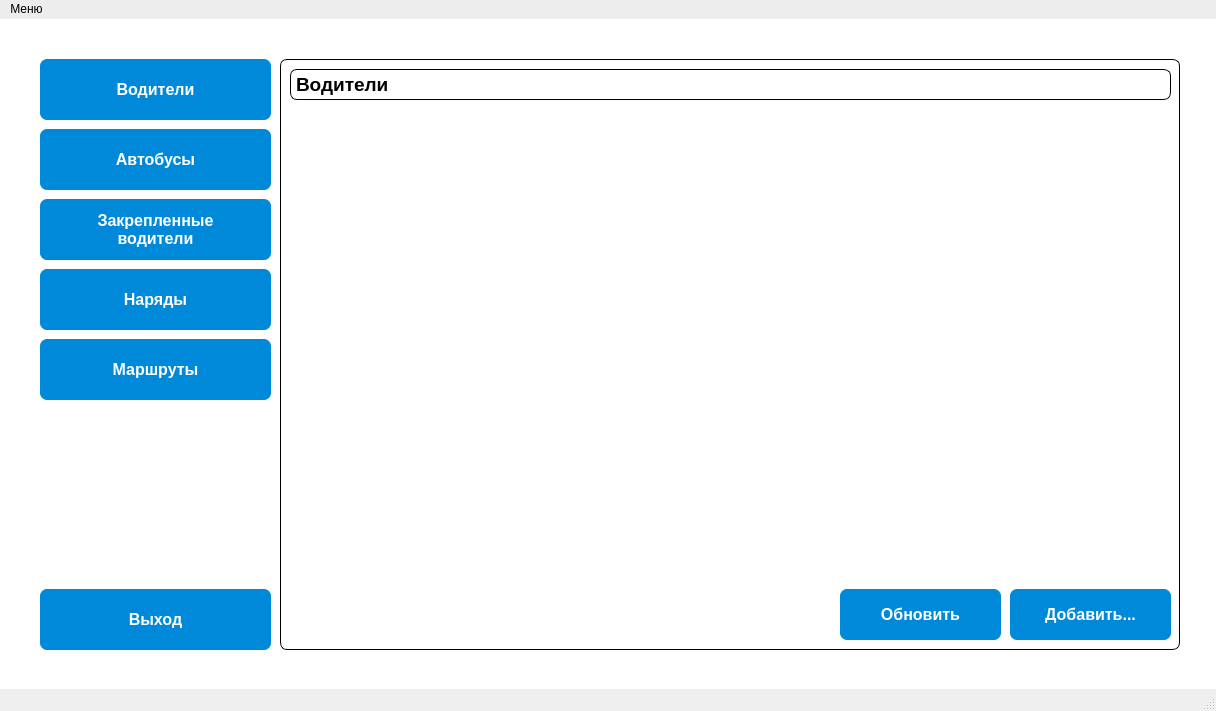
<?xml version="1.0" encoding="UTF-8"?>
<ui version="4.0">
 <class>MainWindow</class>
 <widget class="QMainWindow" name="MainWindow">
  <property name="geometry">
   <rect>
    <x>0</x>
    <y>0</y>
    <width>1216</width>
    <height>711</height>
   </rect>
  </property>
  <property name="sizePolicy">
   <sizepolicy hsizetype="Preferred" vsizetype="Preferred">
    <horstretch>0</horstretch>
    <verstretch>0</verstretch>
   </sizepolicy>
  </property>
  <property name="minimumSize">
   <size>
    <width>800</width>
    <height>600</height>
   </size>
  </property>
  <property name="windowTitle">
   <string>Autopark</string>
  </property>
  <property name="windowIcon">
   <iconset resource="icon.qrc">
    <normaloff>:/new/img/icon.jpg</normaloff>:/new/img/icon.jpg</iconset>
  </property>
  <widget class="QWidget" name="centralwidget">
   <widget class="QPushButton" name="pushButtonDriver">
    <property name="geometry">
     <rect>
      <x>40</x>
      <y>40</y>
      <width>231</width>
      <height>61</height>
     </rect>
    </property>
    <property name="font">
     <font>
      <pointsize>12</pointsize>
      <bold>true</bold>
     </font>
    </property>
    <property name="styleSheet">
     <string notr="true">QPushButton{
	background-color: #0089D9;
	border: none;
	color: white;
	border-radius: 7px;
}

QPushButton:pressed{
	background: #00598C;}</string>
    </property>
    <property name="text">
     <string>Водители</string>
    </property>
   </widget>
   <widget class="QPushButton" name="pushButtonRoutes">
    <property name="geometry">
     <rect>
      <x>40</x>
      <y>320</y>
      <width>231</width>
      <height>61</height>
     </rect>
    </property>
    <property name="font">
     <font>
      <pointsize>12</pointsize>
      <bold>true</bold>
     </font>
    </property>
    <property name="styleSheet">
     <string notr="true">QPushButton{
	background-color: #0089D9;
	border: none;
	color: white;
	border-radius: 7px;
}

QPushButton:pressed{
	background: #00598C;}</string>
    </property>
    <property name="text">
     <string>Маршруты</string>
    </property>
   </widget>
   <widget class="QPushButton" name="pushButtonItinerary">
    <property name="geometry">
     <rect>
      <x>40</x>
      <y>250</y>
      <width>231</width>
      <height>61</height>
     </rect>
    </property>
    <property name="font">
     <font>
      <pointsize>12</pointsize>
      <bold>true</bold>
     </font>
    </property>
    <property name="styleSheet">
     <string notr="true">QPushButton{
	background-color: #0089D9;
	border: none;
	color: white;
	border-radius: 7px;
}

QPushButton:pressed{
	background: #00598C;}</string>
    </property>
    <property name="text">
     <string>Наряды</string>
    </property>
   </widget>
   <widget class="QPushButton" name="pushButtonAutoDriver">
    <property name="geometry">
     <rect>
      <x>40</x>
      <y>180</y>
      <width>231</width>
      <height>61</height>
     </rect>
    </property>
    <property name="font">
     <font>
      <pointsize>12</pointsize>
      <bold>true</bold>
     </font>
    </property>
    <property name="styleSheet">
     <string notr="true">QPushButton{
	background-color: #0089D9;
	border: none;
	color: white;
	border-radius: 7px;
}

QPushButton:pressed{
	background: #00598C;}</string>
    </property>
    <property name="text">
     <string>Закрепленные
водители</string>
    </property>
   </widget>
   <widget class="QPushButton" name="pushButtonAuto">
    <property name="geometry">
     <rect>
      <x>40</x>
      <y>110</y>
      <width>231</width>
      <height>61</height>
     </rect>
    </property>
    <property name="font">
     <font>
      <pointsize>12</pointsize>
      <bold>true</bold>
     </font>
    </property>
    <property name="styleSheet">
     <string notr="true">QPushButton{
	background-color: #0089D9;
	border: none;
	color: white;
	border-radius: 7px;
}

QPushButton:pressed{
	background: #00598C;}</string>
    </property>
    <property name="text">
     <string>Автобусы</string>
    </property>
   </widget>
   <widget class="QLabel" name="label">
    <property name="geometry">
     <rect>
      <x>0</x>
      <y>0</y>
      <width>16777215</width>
      <height>16777215</height>
     </rect>
    </property>
    <property name="sizePolicy">
     <sizepolicy hsizetype="Maximum" vsizetype="Maximum">
      <horstretch>0</horstretch>
      <verstretch>0</verstretch>
     </sizepolicy>
    </property>
    <property name="font">
     <font>
      <pointsize>12</pointsize>
     </font>
    </property>
    <property name="styleSheet">
     <string notr="true">background-color: rgb(255, 255, 255);</string>
    </property>
    <property name="text">
     <string/>
    </property>
   </widget>
   <widget class="QStackedWidget" name="stackedWidget">
    <property name="geometry">
     <rect>
      <x>270</x>
      <y>40</y>
      <width>911</width>
      <height>700</height>
     </rect>
    </property>
    <property name="styleSheet">
     <string notr="true">background-color: rgba(0, 0, 0, 0)</string>
    </property>
    <property name="currentIndex">
     <number>1</number>
    </property>
    <widget class="QWidget" name="page"/>
    <widget class="QWidget" name="page_2">
     <widget class="QLabel" name="label_2">
      <property name="geometry">
       <rect>
        <x>20</x>
        <y>10</y>
        <width>881</width>
        <height>31</height>
       </rect>
      </property>
      <property name="font">
       <font>
        <pointsize>14</pointsize>
        <bold>true</bold>
       </font>
      </property>
      <property name="styleSheet">
       <string notr="true">border-width: 1px;
    border-style: solid;
    border-color: black;
	border-radius: 7px;</string>
      </property>
      <property name="text">
       <string>Водители</string>
      </property>
     </widget>
     <widget class="QTableView" name="tableViewDrivers">
      <property name="geometry">
       <rect>
        <x>20</x>
        <y>50</y>
        <width>881</width>
        <height>471</height>
       </rect>
      </property>
      <property name="contextMenuPolicy">
       <enum>Qt::CustomContextMenu</enum>
      </property>
      <property name="selectionMode">
       <enum>QAbstractItemView::SingleSelection</enum>
      </property>
      <property name="selectionBehavior">
       <enum>QAbstractItemView::SelectRows</enum>
      </property>
     </widget>
     <widget class="QPushButton" name="pushButtonAddDriver">
      <property name="geometry">
       <rect>
        <x>740</x>
        <y>530</y>
        <width>161</width>
        <height>51</height>
       </rect>
      </property>
      <property name="font">
       <font>
        <pointsize>12</pointsize>
        <bold>true</bold>
       </font>
      </property>
      <property name="styleSheet">
       <string notr="true">QPushButton{
	background-color: #0089D9;
	border: none;
	color: white;
	border-radius: 7px;
}

QPushButton:pressed{
	background: #00598C;}</string>
      </property>
      <property name="text">
       <string>Добавить...</string>
      </property>
     </widget>
     <widget class="QPushButton" name="pushButtonLoadDriver">
      <property name="geometry">
       <rect>
        <x>570</x>
        <y>530</y>
        <width>161</width>
        <height>51</height>
       </rect>
      </property>
      <property name="font">
       <font>
        <pointsize>12</pointsize>
        <bold>true</bold>
       </font>
      </property>
      <property name="styleSheet">
       <string notr="true">QPushButton{
	background-color: #0089D9;
	border: none;
	color: white;
	border-radius: 7px;
}

QPushButton:pressed{
	background: #00598C;}</string>
      </property>
      <property name="text">
       <string>Обновить</string>
      </property>
     </widget>
    </widget>
    <widget class="QWidget" name="page_3">
     <widget class="QLabel" name="label_3">
      <property name="geometry">
       <rect>
        <x>20</x>
        <y>10</y>
        <width>881</width>
        <height>31</height>
       </rect>
      </property>
      <property name="font">
       <font>
        <pointsize>14</pointsize>
        <bold>true</bold>
       </font>
      </property>
      <property name="styleSheet">
       <string notr="true">border-width: 1px;
    border-style: solid;
    border-color: black;
	border-radius: 7px;</string>
      </property>
      <property name="text">
       <string>Автобусы</string>
      </property>
     </widget>
     <widget class="QTableView" name="tableViewBus">
      <property name="geometry">
       <rect>
        <x>20</x>
        <y>50</y>
        <width>881</width>
        <height>471</height>
       </rect>
      </property>
      <property name="contextMenuPolicy">
       <enum>Qt::CustomContextMenu</enum>
      </property>
      <property name="selectionMode">
       <enum>QAbstractItemView::SingleSelection</enum>
      </property>
      <property name="selectionBehavior">
       <enum>QAbstractItemView::SelectRows</enum>
      </property>
     </widget>
     <widget class="QPushButton" name="pushButtonAddBus">
      <property name="geometry">
       <rect>
        <x>740</x>
        <y>530</y>
        <width>161</width>
        <height>51</height>
       </rect>
      </property>
      <property name="font">
       <font>
        <pointsize>12</pointsize>
        <bold>true</bold>
       </font>
      </property>
      <property name="styleSheet">
       <string notr="true">QPushButton{
	background-color: #0089D9;
	border: none;
	color: white;
	border-radius: 7px;
}

QPushButton:pressed{
	background: #00598C;}</string>
      </property>
      <property name="text">
       <string>Добавить...</string>
      </property>
     </widget>
     <widget class="QPushButton" name="pushButtonLoadBus">
      <property name="geometry">
       <rect>
        <x>570</x>
        <y>530</y>
        <width>161</width>
        <height>51</height>
       </rect>
      </property>
      <property name="font">
       <font>
        <pointsize>12</pointsize>
        <bold>true</bold>
       </font>
      </property>
      <property name="styleSheet">
       <string notr="true">QPushButton{
	background-color: #0089D9;
	border: none;
	color: white;
	border-radius: 7px;
}

QPushButton:pressed{
	background: #00598C;}</string>
      </property>
      <property name="text">
       <string>Обновить</string>
      </property>
     </widget>
    </widget>
    <widget class="QWidget" name="page_4">
     <widget class="QLabel" name="label_4">
      <property name="geometry">
       <rect>
        <x>20</x>
        <y>10</y>
        <width>881</width>
        <height>31</height>
       </rect>
      </property>
      <property name="font">
       <font>
        <pointsize>14</pointsize>
        <bold>true</bold>
       </font>
      </property>
      <property name="styleSheet">
       <string notr="true">border-width: 1px;
    border-style: solid;
    border-color: black;
	border-radius: 7px;

</string>
      </property>
      <property name="text">
       <string>Закрепленные водители</string>
      </property>
     </widget>
     <widget class="QTableView" name="tableViewAD">
      <property name="geometry">
       <rect>
        <x>20</x>
        <y>50</y>
        <width>881</width>
        <height>471</height>
       </rect>
      </property>
      <property name="contextMenuPolicy">
       <enum>Qt::CustomContextMenu</enum>
      </property>
      <property name="selectionMode">
       <enum>QAbstractItemView::SingleSelection</enum>
      </property>
      <property name="selectionBehavior">
       <enum>QAbstractItemView::SelectRows</enum>
      </property>
     </widget>
     <widget class="QPushButton" name="pushButtonAddAD">
      <property name="geometry">
       <rect>
        <x>740</x>
        <y>530</y>
        <width>161</width>
        <height>51</height>
       </rect>
      </property>
      <property name="font">
       <font>
        <pointsize>12</pointsize>
        <bold>true</bold>
       </font>
      </property>
      <property name="styleSheet">
       <string notr="true">QPushButton{
	background-color: #0089D9;
	border: none;
	color: white;
	border-radius: 7px;
}

QPushButton:pressed{
	background: #00598C;}</string>
      </property>
      <property name="text">
       <string>Добавить...</string>
      </property>
     </widget>
     <widget class="QPushButton" name="pushButtonLoadAD">
      <property name="geometry">
       <rect>
        <x>570</x>
        <y>530</y>
        <width>161</width>
        <height>51</height>
       </rect>
      </property>
      <property name="font">
       <font>
        <pointsize>12</pointsize>
        <bold>true</bold>
       </font>
      </property>
      <property name="styleSheet">
       <string notr="true">QPushButton{
	background-color: #0089D9;
	border: none;
	color: white;
	border-radius: 7px;
}

QPushButton:pressed{
	background: #00598C;}</string>
      </property>
      <property name="text">
       <string>Обновить</string>
      </property>
     </widget>
    </widget>
    <widget class="QWidget" name="page_5">
     <widget class="QLabel" name="label_5">
      <property name="geometry">
       <rect>
        <x>20</x>
        <y>10</y>
        <width>881</width>
        <height>31</height>
       </rect>
      </property>
      <property name="font">
       <font>
        <pointsize>14</pointsize>
        <bold>true</bold>
       </font>
      </property>
      <property name="styleSheet">
       <string notr="true">border-width: 1px;
    border-style: solid;
    border-color: black;
	border-radius: 7px;</string>
      </property>
      <property name="text">
       <string>Наряды</string>
      </property>
     </widget>
     <widget class="QTableView" name="tableViewItinerary">
      <property name="geometry">
       <rect>
        <x>20</x>
        <y>50</y>
        <width>881</width>
        <height>471</height>
       </rect>
      </property>
      <property name="contextMenuPolicy">
       <enum>Qt::CustomContextMenu</enum>
      </property>
      <property name="selectionMode">
       <enum>QAbstractItemView::SingleSelection</enum>
      </property>
      <property name="selectionBehavior">
       <enum>QAbstractItemView::SelectRows</enum>
      </property>
     </widget>
     <widget class="QPushButton" name="pushButtonAddItinerary">
      <property name="geometry">
       <rect>
        <x>740</x>
        <y>530</y>
        <width>161</width>
        <height>51</height>
       </rect>
      </property>
      <property name="font">
       <font>
        <pointsize>12</pointsize>
        <bold>true</bold>
       </font>
      </property>
      <property name="styleSheet">
       <string notr="true">QPushButton{
	background-color: #0089D9;
	border: none;
	color: white;
	border-radius: 7px;
}

QPushButton:pressed{
	background: #00598C;}</string>
      </property>
      <property name="text">
       <string>Добавить...</string>
      </property>
     </widget>
     <widget class="QPushButton" name="pushButtonLoadItinerary">
      <property name="geometry">
       <rect>
        <x>570</x>
        <y>530</y>
        <width>161</width>
        <height>51</height>
       </rect>
      </property>
      <property name="font">
       <font>
        <pointsize>12</pointsize>
        <bold>true</bold>
       </font>
      </property>
      <property name="styleSheet">
       <string notr="true">QPushButton{
	background-color: #0089D9;
	border: none;
	color: white;
	border-radius: 7px;
}

QPushButton:pressed{
	background: #00598C;}</string>
      </property>
      <property name="text">
       <string>Обновить</string>
      </property>
     </widget>
    </widget>
    <widget class="QWidget" name="page_6">
     <widget class="QLabel" name="label_6">
      <property name="geometry">
       <rect>
        <x>20</x>
        <y>10</y>
        <width>881</width>
        <height>31</height>
       </rect>
      </property>
      <property name="font">
       <font>
        <pointsize>14</pointsize>
        <bold>true</bold>
       </font>
      </property>
      <property name="styleSheet">
       <string notr="true">border-width: 1px;
    border-style: solid;
    border-color: black;
	border-radius: 7px;</string>
      </property>
      <property name="text">
       <string>Маршруты</string>
      </property>
     </widget>
     <widget class="QTableView" name="tableViewRoutes">
      <property name="geometry">
       <rect>
        <x>20</x>
        <y>50</y>
        <width>881</width>
        <height>471</height>
       </rect>
      </property>
      <property name="contextMenuPolicy">
       <enum>Qt::CustomContextMenu</enum>
      </property>
      <property name="selectionMode">
       <enum>QAbstractItemView::SingleSelection</enum>
      </property>
      <property name="selectionBehavior">
       <enum>QAbstractItemView::SelectRows</enum>
      </property>
     </widget>
     <widget class="QPushButton" name="pushButtonAddRoutes">
      <property name="geometry">
       <rect>
        <x>740</x>
        <y>530</y>
        <width>161</width>
        <height>51</height>
       </rect>
      </property>
      <property name="font">
       <font>
        <pointsize>12</pointsize>
        <bold>true</bold>
       </font>
      </property>
      <property name="styleSheet">
       <string notr="true">QPushButton{
	background-color: #0089D9;
	border: none;
	color: white;
	border-radius: 7px;
}

QPushButton:pressed{
	background: #00598C;}</string>
      </property>
      <property name="text">
       <string>Добавить...</string>
      </property>
     </widget>
     <widget class="QPushButton" name="pushButtonLoadRoutes">
      <property name="geometry">
       <rect>
        <x>570</x>
        <y>530</y>
        <width>161</width>
        <height>51</height>
       </rect>
      </property>
      <property name="font">
       <font>
        <pointsize>12</pointsize>
        <bold>true</bold>
       </font>
      </property>
      <property name="styleSheet">
       <string notr="true">QPushButton{
	background-color: #0089D9;
	border: none;
	color: white;
	border-radius: 7px;
}

QPushButton:pressed{
	background: #00598C;}</string>
      </property>
      <property name="text">
       <string>Обновить</string>
      </property>
     </widget>
    </widget>
   </widget>
   <widget class="QFrame" name="frame">
    <property name="geometry">
     <rect>
      <x>280</x>
      <y>40</y>
      <width>900</width>
      <height>591</height>
     </rect>
    </property>
    <property name="styleSheet">
     <string notr="true">border-width: 1px;
border-style: solid;
    border-color: black;
	border-radius: 7px;</string>
    </property>
    <property name="frameShape">
     <enum>QFrame::StyledPanel</enum>
    </property>
    <property name="frameShadow">
     <enum>QFrame::Raised</enum>
    </property>
   </widget>
   <widget class="QPushButton" name="pushButtonRoutes_2">
    <property name="geometry">
     <rect>
      <x>40</x>
      <y>570</y>
      <width>231</width>
      <height>61</height>
     </rect>
    </property>
    <property name="font">
     <font>
      <pointsize>12</pointsize>
      <bold>true</bold>
     </font>
    </property>
    <property name="styleSheet">
     <string notr="true">QPushButton{
	background-color: #0089D9;
	border: none;
	color: white;
	border-radius: 7px;
}

QPushButton:pressed{
	background: #00598C;}</string>
    </property>
    <property name="text">
     <string>Выход</string>
    </property>
   </widget>
   <widget class="QLabel" name="label_7">
    <property name="geometry">
     <rect>
      <x>30</x>
      <y>390</y>
      <width>251</width>
      <height>171</height>
     </rect>
    </property>
    <property name="styleSheet">
     <string notr="true">image: url(:/new/img/buss.jpg);</string>
    </property>
    <property name="text">
     <string/>
    </property>
   </widget>
   <zorder>label</zorder>
   <zorder>frame</zorder>
   <zorder>pushButtonDriver</zorder>
   <zorder>pushButtonRoutes</zorder>
   <zorder>pushButtonItinerary</zorder>
   <zorder>pushButtonAutoDriver</zorder>
   <zorder>pushButtonAuto</zorder>
   <zorder>stackedWidget</zorder>
   <zorder>pushButtonRoutes_2</zorder>
   <zorder>label_7</zorder>
  </widget>
  <widget class="QMenuBar" name="menubar">
   <property name="geometry">
    <rect>
     <x>0</x>
     <y>0</y>
     <width>1216</width>
     <height>26</height>
    </rect>
   </property>
   <property name="styleSheet">
    <string notr="true">QMenuBar{
	background: #EDEDED;}</string>
   </property>
   <widget class="QMenu" name="menu">
    <property name="styleSheet">
     <string notr="true">QMenu:hover{
	background: #666;
	color: black;
}
</string>
    </property>
    <property name="title">
     <string>Меню</string>
    </property>
    <addaction name="action"/>
    <addaction name="actionQuery"/>
   </widget>
   <addaction name="menu"/>
  </widget>
  <widget class="QStatusBar" name="statusbar"/>
  <action name="action">
   <property name="checkable">
    <bool>false</bool>
   </property>
   <property name="text">
    <string>Подключится к БД</string>
   </property>
  </action>
  <action name="actionQuery">
   <property name="text">
    <string>Запросы</string>
   </property>
  </action>
 </widget>
 <resources>
  <include location="icon.qrc"/>
 </resources>
 <connections/>
</ui>
